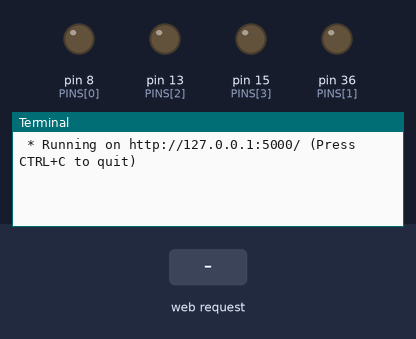
A program run on a simulated Raspberry Pi (header pin numbers). On the bench: output pins drawn as LEDs (lit = HIGH), the last lines printed to the terminal. Inputs (shaded band) come from the test bench. A web server runs the application; the clock reads 2024-03-15 10:24:30 at power-on unless the program sets it.

Above: at 1.2 s.
1.3 s: HTTP request for / received
At 2.5 s:
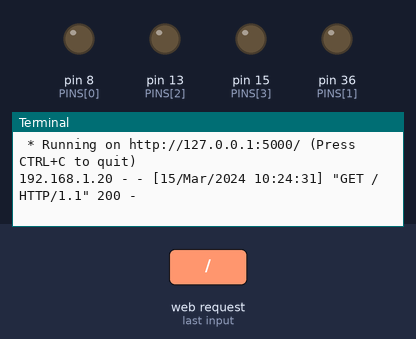
2.8 s: HTTP request for /switch/0 received
At 3.5 s:
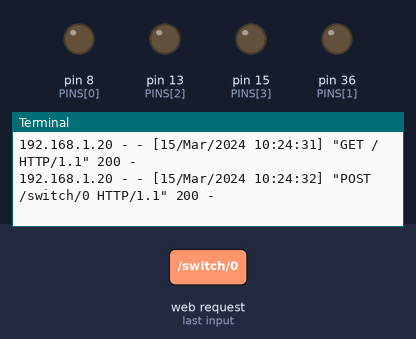

The program:

main.py
```python
import flask
import RPi.GPIO as GPIO


PINS = [
    8,
    36,
    13,
    15
]

GPIO.setwarnings(False)
GPIO.setmode(GPIO.BOARD)
for pin in PINS:
    GPIO.setup(pin, GPIO.OUT)

app = flask.Flask(__name__)


@app.route("/")
def index():
    states = []
    for pin in PINS:
        states.append({
            "id": pin,
            "state": bool(GPIO.input(pin)),
        })

    return flask.render_template("index.html", states=states)


@app.route("/switch/<int:id>", methods=["POST"])
def switch(id):
    if id not in PINS:
        return flask.jsonify({
            "success": False
        }), 403

    GPIO.output(id, GPIO.LOW if GPIO.input(id) else GPIO.HIGH)

    return flask.jsonify({
        "success": True
    })
```

Measured:
- after the input at 1.3 s, the terminal: prints a new line at once (image 1)
- after the input at 2.8 s, the terminal: prints a new line at once (image 2)
